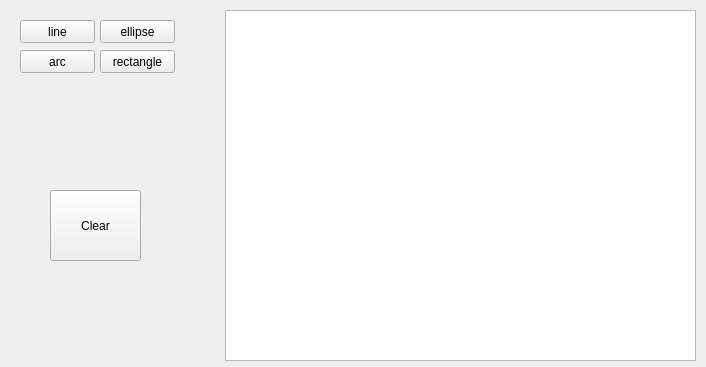
<?xml version="1.0" encoding="UTF-8"?>
<ui version="4.0">
 <class>GestEdit</class>
 <widget class="QWidget" name="GestEdit">
  <property name="geometry">
   <rect>
    <x>0</x>
    <y>0</y>
    <width>706</width>
    <height>367</height>
   </rect>
  </property>
  <property name="windowTitle">
   <string>GestEdit</string>
  </property>
  <widget class="QGraphicsView" name="graphicsView">
   <property name="geometry">
    <rect>
     <x>225</x>
     <y>10</y>
     <width>471</width>
     <height>351</height>
    </rect>
   </property>
  </widget>
  <widget class="QPushButton" name="drawLineButton">
   <property name="geometry">
    <rect>
     <x>20</x>
     <y>20</y>
     <width>75</width>
     <height>23</height>
    </rect>
   </property>
   <property name="text">
    <string>line</string>
   </property>
   <property name="checkable">
    <bool>true</bool>
   </property>
  </widget>
  <widget class="QPushButton" name="drawEllipseButton">
   <property name="geometry">
    <rect>
     <x>100</x>
     <y>20</y>
     <width>75</width>
     <height>23</height>
    </rect>
   </property>
   <property name="text">
    <string>ellipse</string>
   </property>
   <property name="checkable">
    <bool>true</bool>
   </property>
  </widget>
  <widget class="QPushButton" name="drawArcButton">
   <property name="geometry">
    <rect>
     <x>20</x>
     <y>50</y>
     <width>75</width>
     <height>23</height>
    </rect>
   </property>
   <property name="text">
    <string>arc</string>
   </property>
   <property name="checkable">
    <bool>true</bool>
   </property>
  </widget>
  <widget class="QPushButton" name="drawRectButton">
   <property name="geometry">
    <rect>
     <x>100</x>
     <y>50</y>
     <width>75</width>
     <height>23</height>
    </rect>
   </property>
   <property name="text">
    <string>rectangle</string>
   </property>
   <property name="checkable">
    <bool>true</bool>
   </property>
  </widget>
  <widget class="QPushButton" name="clearButton">
   <property name="geometry">
    <rect>
     <x>50</x>
     <y>190</y>
     <width>91</width>
     <height>71</height>
    </rect>
   </property>
   <property name="text">
    <string>Clear</string>
   </property>
  </widget>
 </widget>
 <layoutdefault spacing="6" margin="11"/>
 <resources/>
 <connections/>
</ui>
